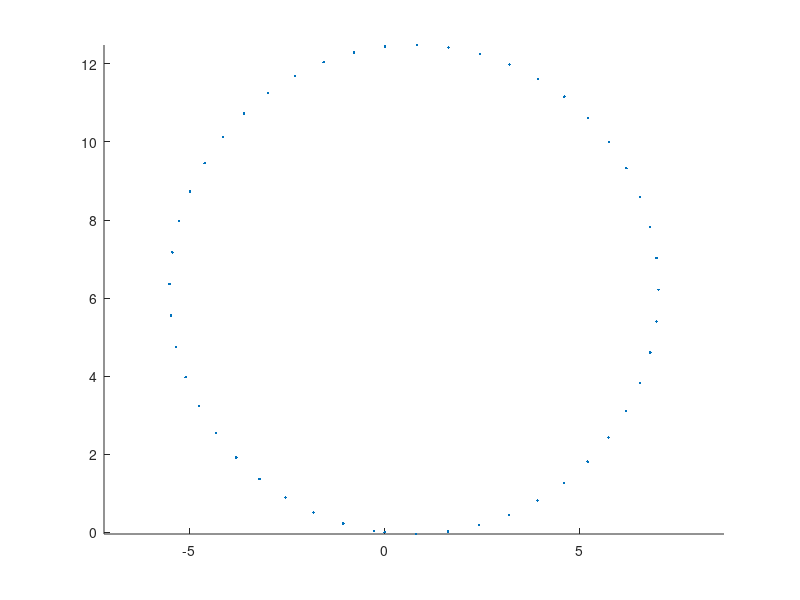

Here is the MATLAB script that generated this plot:
% plot
clear;clc;close all
u=0.8;v=-0.15;
t=0:0.13:2*pi;
trajx=zeros(length(t),1);
trajy=zeros(length(t),1);
for i=2:length(t)
    trajx(i)=trajx(i-1)+u*cos(t(i))-v*sin(t(i));
    trajy(i)=trajy(i-1)+u*sin(t(i))+v*cos(t(i));
end
scatter(trajx,trajy,'.');
axis equal